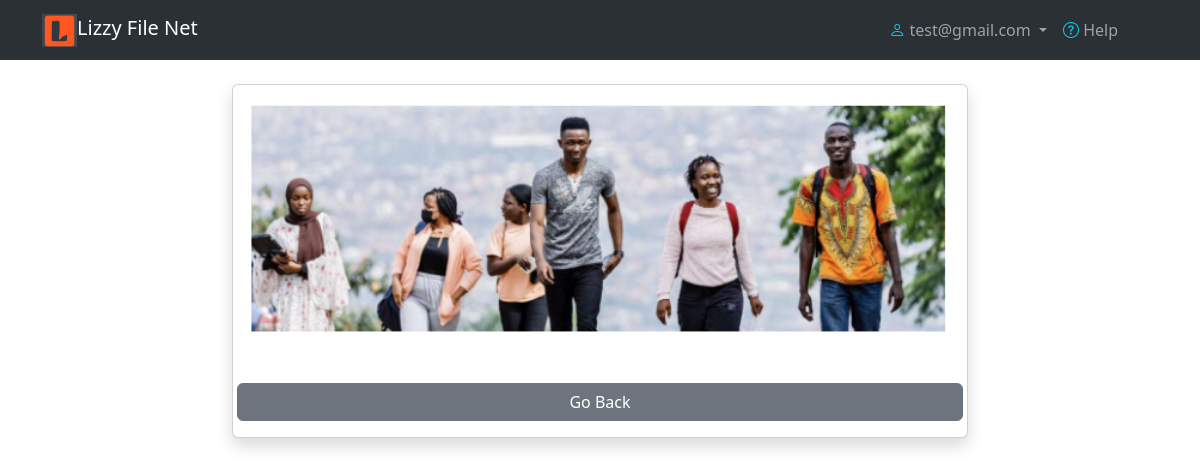
The app's page /preview/3/ (signed in) with its own data.
### users/models.py (models this page shows, shortened)
class CustomUser(AbstractUser):
    email = models.EmailField(unique=True)
    profilePicture = models.ImageField(default='default/defaultpicture.jpg', upload_to='profileImages')

### dashboard/models.py (models this page shows, shortened)
class MyFileManager(models.Model):
    file_name = models.CharField(max_length=200, default="File", blank=False)  # title
    file_description = models.TextField(default='This is a File', max_length=200, blank=False) # description
    file_type = models.CharField(max_length=20, choices=MYFILETYPES)
    my_file = models.FileField(upload_to="all_files")
    ids = models.AutoField(primary_key=True)
    file_upload_date =  models.DateTimeField(auto_now_add=True)
    downloadCount = models.PositiveIntegerField(default=0, blank=True)
    emailCount = models.PositiveIntegerField(default=0, blank=True)
    class Meta:
        ordering = ('-file_upload_date',)

### dashboard/views.py (the view)
# urls.py: path('preview/<pk>/', views.preview, name="preview"),
@login_required
def preview(request, pk):
    the_file = MyFileManager.objects.get(ids=pk)
    if the_file.file_type == 'pdf' or the_file.file_type == 'other':
        return HttpResponseRedirect(the_file.my_file.url)
    context = {
        'the_file': the_file,
    }
    return render(
        request=request,
        template_name='dashboard/preview.html',
        context=context,
    )

### templates/dashboard/preview.html (shortened to what this page needs)
{% extends 'base/base_bootstrap.html' %}
{% load static %}
{% load crispy_forms_tags %}
{% block content %}
<nav class="navbar-first navbar  navbar-expand-lg bg-body-tertiary"  data-bs-theme='dark'>
    <div class="container ">
      <a class="navbar-brand" href="{% url 'dashboard-index' %}">
          <img src="{% static '/images/lizzylogo.PNG' %}" alt="logo" width="35" height="auto" class="d-inline-block align-text-top">Lizzy File Net
      </a>
      <div class="collapse navbar-collapse" id="navbarSupportedContent">
        <ul class="navbar-nav ms-auto mb-2 mb-lg-0">
          <li class="nav-item dropdown">
            <a class="nav-link dropdown-toggle" href="#" role="button" data-bs-toggle="dropdown" aria-expanded="false">
              <span class='text-info'><i class="bi bi-person"></i></span>
              {{ user.email }}
            </a>
          </li>
          <li class="nav-item">
              <a class="nav-link" href="#">
                  <span class='text-info'><i class="bi bi-question-circle"></i></span>
                  Help
              </a>
          </li>
        <ul>
      </div>
    </div>
</nav>
<div class="container mt-4">
    <div class="row justify-content-center">
        <div class="col-md-8">
            <div class="card shadow">
                <div class="card-body">
                    <div class="row">
                    {% if the_file.file_type == 'pdf'%}
                        <a class="btn btn-secondary" href="{{ the_file.my_file.url }}">open</a>
                        {% elif the_file.file_type == 'image' %}
                        <img src="{{ the_file.my_file.url }}" alt="{{ the_file.file_name }}">
                        {% elif the_file.file_type == 'audio' %}
                        <audio controls>
                            <source src="{{ the_file.my_file.url }}" type="audio/mpeg">
                        </audio>
                        {% elif the_file.file_type == 'video' %}
                        <video controls width="auto" height="500px">
                            <source src="{{ the_file.my_file.url }}" type="video/mp4">
                        </video>
                        {% elif the_file.file_type == 'other' %}
                            <a class="btn btn-secondary" href="{{ the_file.my_file.url }}">open</a>
                    {% endif %}
                        <a class="btn btn-secondary mt-5" href="{% url 'dashboard-index' %}">Go Back</a>
                    </div>
                </div>
            </div>
        </div>
    </div>
</div>
{% endblock %}

### records on screen
CustomUser: email "test@gmail.com"
MyFileManager: my_file (picture)
